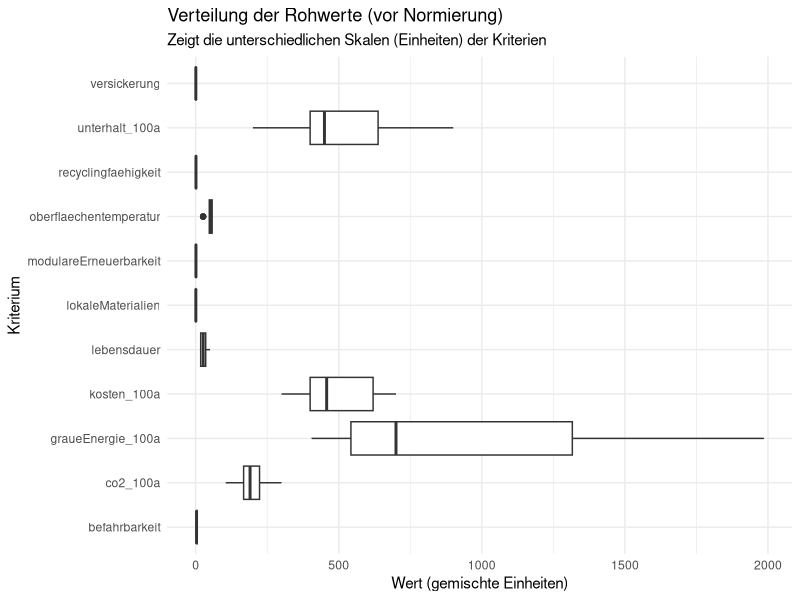
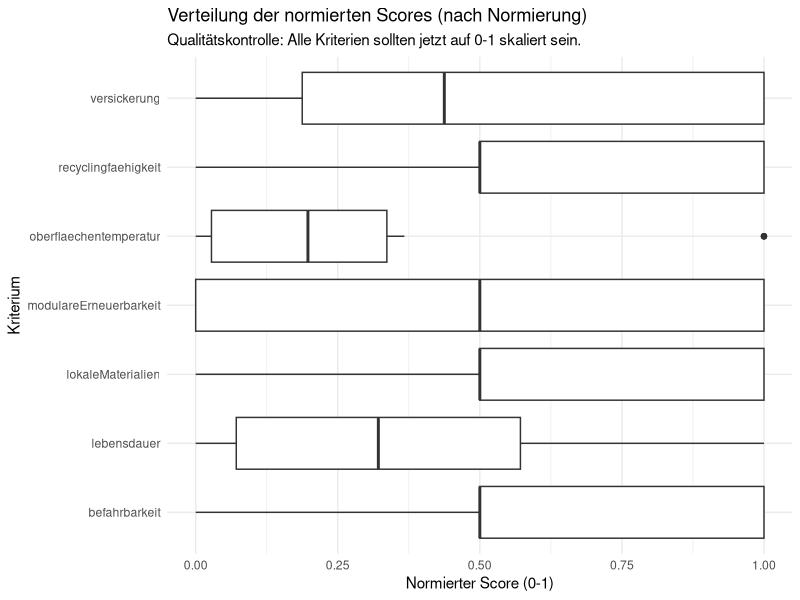
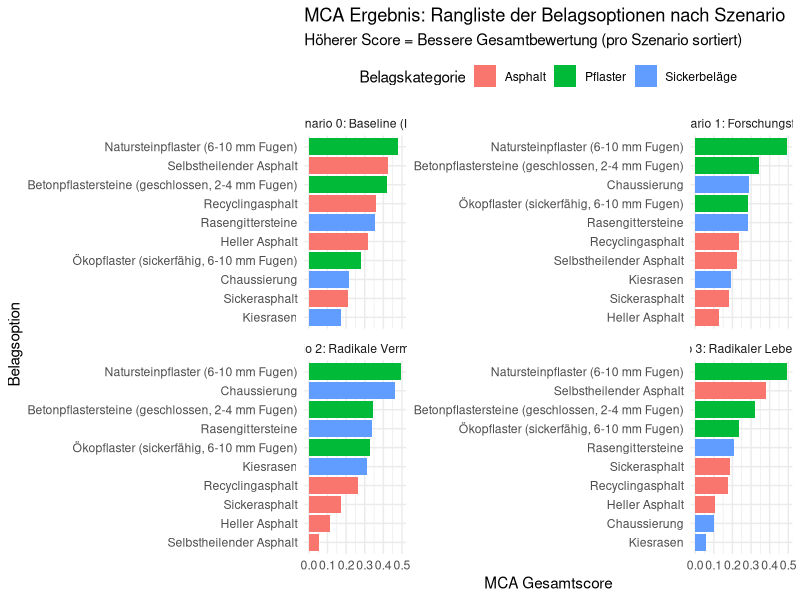
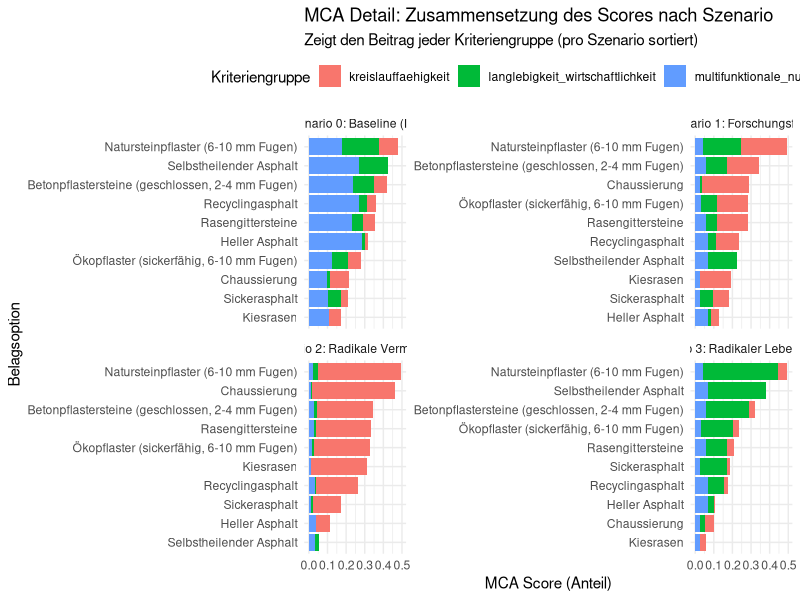
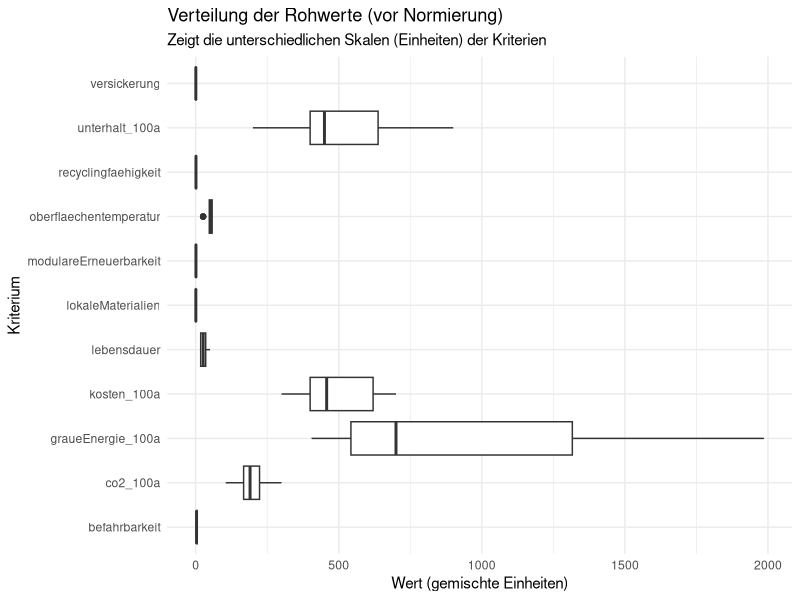
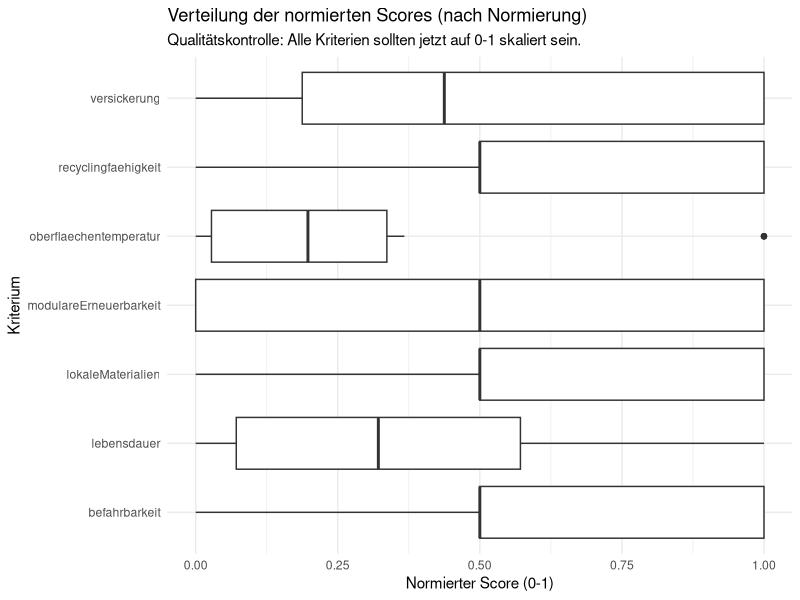
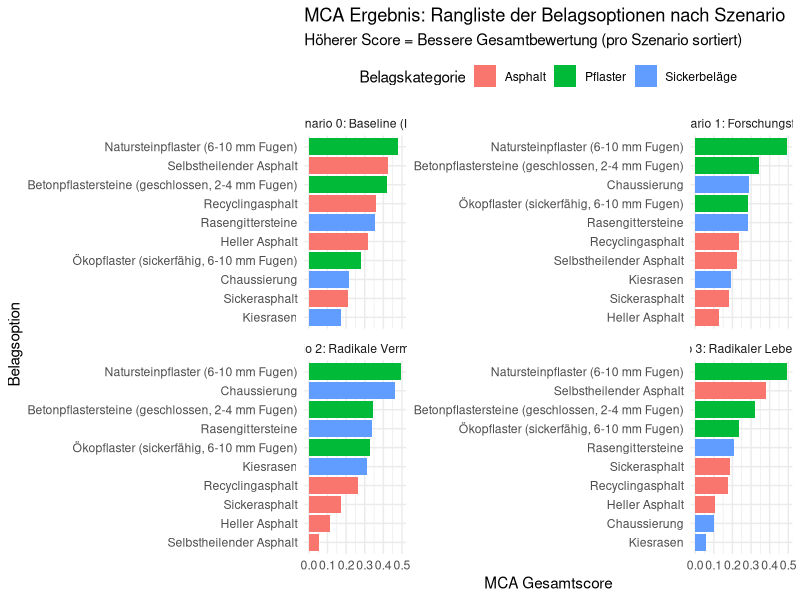
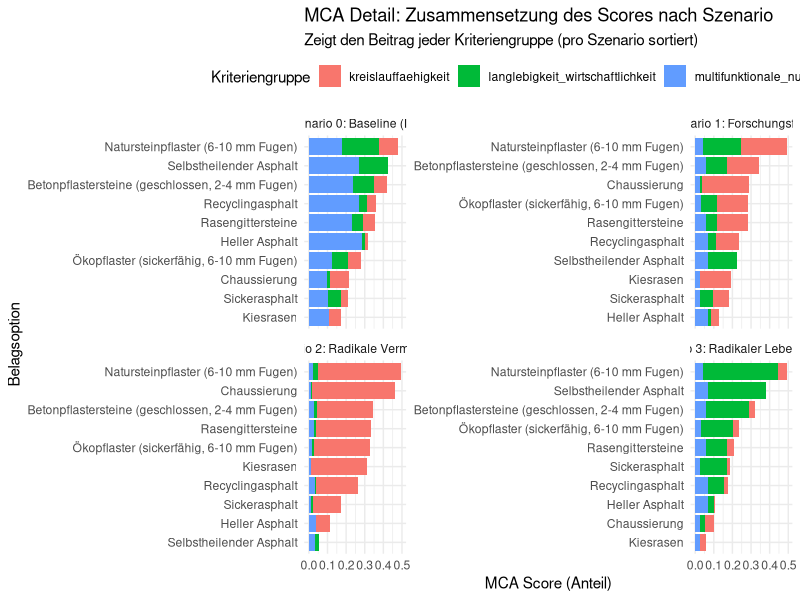

The R source for these figures, in order: (Note: this script raises an error after producing the figures.)
## ---- chunk 1

library(tidyverse)
library(readr)
library(ggplot2)
library(forcats)
library(tidytext)

## ---- chunk 2

## 1. Daten Importieren

# Liest die Rohdaten für die Beläge ein
df_belaege_raw <- read_delim(
  "01_data_input/Belaege_tidy.csv",
  delim = ";"
)

# Liest die Gewichtungen für alle vier Szenarien ein
weights_s0_raw <- read_delim(
  "01_data_input/Belaege_Gewichtung_Szenario0.csv",
  delim = ";"
)
weights_s1_raw <- read_delim(
  "01_data_input/Belaege_Gewichtung_Szenario1.csv",
  delim = ";"
)
weights_s2_raw <- read_delim(
  "01_data_input/Belaege_Gewichtung_Szenario2.csv",
  delim = ";"
)
weights_s3_raw <- read_delim(
  "01_data_input/Belaege_Gewichtung_Szenario3.csv",
  delim = ";"
)
## ---- chunk 3

# A. Bereinigung der Rohdaten (Belaege_normiert.csv)
df_belaege <- df_belaege_raw %>%
  select(belagskategorie, option, everything()) 

# B. Bereinigung der Gewichtungen (ALLE SZENARIEN)
# Wir fügen den Roh-Dateien die Szenario-Namen hinzu
df_weights_s0 <- weights_s0_raw %>%
  mutate(szenario = "Szenario 0: Baseline (IST)")
df_weights_s1 <- weights_s1_raw %>%
  mutate(szenario = "Szenario 1: Forschungsfokus")
df_weights_s2 <- weights_s2_raw %>%
  mutate(szenario = "Szenario 2: Radikale Vermeidung")
df_weights_s3 <- weights_s3_raw %>%
  mutate(szenario = "Szenario 3: Radikaler Lebenszyklus")

# Jetzt binden wir sie zu einer finalen Gewichtungs-Tabelle zusammen
df_weights <- bind_rows(df_weights_s0, df_weights_s1, df_weights_s2, df_weights_s3) %>%

# Berechne das Gesamtgewicht (gewicht) aus den Rohspalten,
mutate(
  gewicht = group_weight * within_group_weight
) %>%
 
# umbenennen für den Join
rename(
  bewertungskategorie = criterion_id
) %>%
  
# Auswählen der Spalten, die der Rest des Skripts braucht
select(szenario, bewertungskategorie, gewicht, group_id)

print(df_weights, n = 48)

## ---- chunk 4
# 3.1 Wide-to-Long: Transformation der Rohdaten
# Ziel: Die Kriterien-Spalten (z.B. lebensdauer, kosten) in Zeilen umwandeln,
# damit sie mit der Gewichtungstabelle verknüpft werden kann.

df_belaege_long <- df_belaege %>%
  pivot_longer(
    # Auswahl aller Spalten
    cols = c(lebensdauer, versickerung, oberflaechentemperatur, 
             befahrbarkeit, recyclingfaehigkeit, 
             lokaleMaterialien, modulareErneuerbarkeit, 
             kosten_100a, unterhalt_100a, co2_100a, graueEnergie_100a), 
    
    names_to = "bewertungskategorie", 
    values_to = "wert"
  )

# 3.2 JOIN: Verknüpfung der Long-Tabelle mit der Gewichtungstabelle
# Ziel: Jede Kriteriums-Zeile (z.B. "lebensdauer") mit ihrem 
# entsprechenden Gewicht (z.B. 0.1) anreichern.

df_belaege_joined <- df_belaege_long %>%
  # Verknüpft die 'df_belaege_long' (linke Tabelle) mit 'df_weights' (rechte Tabelle).
  # Die Verknüpfung ("der Schlüssel") ist die Spalte "bewertungskategorie",
  # die jetzt in beiden Tabellen identisch heisst.
  left_join(df_weights, by = "bewertungskategorie",# Diese Zeile sagt R, dass wir den Many-to-Many-Join erwarten
            relationship = "many-to-many" 
  )


## ---- chunk 5

# Boxplot der Rohwerte
plot_rohwerte <- ggplot(df_belaege_joined, aes(x = bewertungskategorie, y = wert)) +
  geom_boxplot() +
  # coord_flip() dreht die Achsen, damit die Namen lesbar sind
  coord_flip() +
  labs(
    title = "Verteilung der Rohwerte (vor Normierung)",
    subtitle = "Zeigt die unterschiedlichen Skalen (Einheiten) der Kriterien",
    x = "Kriterium",
    y = "Wert (gemischte Einheiten)"
  ) +
  theme_minimal()

print(plot_rohwerte)
ggsave("02_export/plots/check_01_rohwerte_verteilung.png", plot = plot_rohwerte, width = 10, height = 7)

## ---- chunk 6

# 5.1 Definieren, welche Kriterien 'schlechter' sind, wenn sie 'höher' sind

kriterien_lower_is_better <- c(
  "kosten_100a", 
  "unterhalt_100a", 
  "co2_100a", 
  "graueEnergie_100a",
  "oberflaechentemperatur" 
)

# 5.2 Min-Max-Skalierung (Normierung)
# Aufgeteilt in zwei Schritte für die Überprüfung

# Schritt 5.2a: Min/Max-Werte berechnen und in einer Zwischentabelle speichern
df_belaege_with_minmax <- df_belaege_joined %>%
  filter(!is.na(wert)) %>% # NAs im Wert ignorieren
  filter(!is.na(gewicht)) %>% # NAs im Gewicht ignorieren (wichtig!)
  group_by(bewertungskategorie) %>%
  # 1. Min und Max für jedes Kriterium finden
  mutate(
    min_wert = min(wert, na.rm = TRUE),
    max_wert = max(wert, na.rm = TRUE)
  ) %>%
  ungroup()

# Überprüfung der Min/Max-Werte: Erstellt eine kleine, saubere Tabelle, die nur die Min/Max-Werte zeigt
df_min_max_summary <- df_belaege_with_minmax %>%
  select(bewertungskategorie, min_wert, max_wert) %>%
  distinct() # Zeigt jede Kategorie nur einmal an

print("--- Min/Max-Werte pro Kriterium (für Normierung) ---")
print(df_min_max_summary)
# --------------------------------------------------------


# Schritt 5.2b: Skalierung auf 0-1 berechnen
# Wir nehmen die Tabelle aus 5.2a und rechnen weiter
df_belaege_normalized <- df_belaege_with_minmax %>%
  # 2. Skalieren auf 0-1
  mutate(
    # Sonderfall: Wenn Min und Max gleich sind (nur ein Wert), setze Score auf 1
    score_normiert = case_when(
      (max_wert - min_wert) == 0 ~ 1,
      
      # Normale Skalierung (higher is better), ! bedeutet NICHT in kriterien_lower_is_better Liste enthalten
      !(bewertungskategorie %in% kriterien_lower_is_better) ~ (wert - min_wert) / (max_wert - min_wert),
      
      # Invertierte Skalierung (lower is better)
      bewertungskategorie %in% kriterien_lower_is_better ~ 1 - ((wert - min_wert) / (max_wert - min_wert))
    )
  )

## ---- chunk 7
# Boxplot der normierten Scores
plot_normiert <- ggplot(df_belaege_normalized, aes(x = bewertungskategorie, y = score_normiert)) +
  geom_boxplot() +
  coord_flip() +
  # Setzt die Y-Achse fix auf 0 bis 1
  scale_y_continuous(limits = c(0, 1)) +
  labs(
    title = "Verteilung der normierten Scores (nach Normierung)",
    subtitle = "Qualitätskontrolle: Alle Kriterien sollten jetzt auf 0-1 skaliert sein.",
    x = "Kriterium",
    y = "Normierter Score (0-1)"
  ) +
  theme_minimal()

print(plot_normiert)
ggsave("02_export/plots/check_02_normierte_scores.png", plot = plot_normiert, width = 10, height = 7)
## ---- chunk 8

# 7.1 Berechnung des gewichteten Scores
# (Keine Änderung hier, 'gewicht' ist jetzt pro Szenario unterschiedlich)
df_mca_calculated <- df_belaege_normalized %>%
  mutate(
    MCA_score_kriterium = score_normiert * gewicht
  )

# 7.2 Aggregation 
# Wir gruppieren jetzt AUCH nach 'szenario'
df_mca_total <- df_mca_calculated %>%
  group_by(szenario, belagskategorie, option) %>% # <-- 'szenario' hinzugefügt
  summarise(
    MCA_gesamtscore = sum(MCA_score_kriterium, na.rm = TRUE)
  ) %>%
  ungroup() %>%
  # Wir sortieren erst nach Szenario, dann nach Score
  arrange(szenario, desc(MCA_gesamtscore)) 

# Anzeigen der Ergebnisse (jetzt 40 Zeilen, 10 pro Szenario)
print("--- MCA Gesamtergebnis (sortiert) ---")
print(df_mca_total, n = 40) # n=40, um alle Ergebnisse zu sehen

## ---- chunk 9
#| label: fig-mca-plots
#| fig.width: 14
#| fig.height: 12
#| out.width: "95%"
#| out.height: "auto"


# Plot 1: Gesamtergebnis (Ranking)
plot_mca_total <- ggplot(df_mca_total, 
       aes(x = MCA_gesamtscore, 
           y = tidytext::reorder_within(option, MCA_gesamtscore, szenario),
           fill = belagskategorie)) +
  geom_col() +
  tidytext::scale_y_reordered() +
  
  # facet_wrap erstellt automatisch ein 2x2 Grid für die 4 Szenarien
  facet_wrap(~ szenario, scales = "free_y") + 
  
  labs(
    title = "MCA Ergebnis: Rangliste der Belagsoptionen nach Szenario",
    subtitle = "Höherer Score = Bessere Gesamtbewertung (pro Szenario sortiert)",
    x = "MCA Gesamtscore",
    y = "Belagsoption",
    fill = "Belagskategorie"
  ) +
  theme_minimal() +
  theme(legend.position = "top")

print(plot_mca_total)
# --- ANGEPASSTE DIMENSIONEN (für 2x2 Grid) ---
ggsave("02_export/plots/mca_gesamtergebnis_alle_szenarien.png", 
       plot = plot_mca_total, width = 12, height = 10)
# --------------------------------------------

# Plot 2: Detail-Zusammensetzung (Gestapeltes Diagramm)
# 1. Daten vorbereiten 
df_mca_groups <- df_mca_calculated %>%
  group_by(szenario, belagskategorie, option, group_id) %>% 
  summarise(gruppen_score = sum(MCA_score_kriterium, na.rm = TRUE)) %>%
  ungroup() %>%
  left_join(df_mca_total, by = c("szenario", "belagskategorie", "option"))

# 2. Gestapeltes Diagramm plotten
plot_mca_stacked <- ggplot(df_mca_groups, 
       aes(x = gruppen_score, 
           y = tidytext::reorder_within(option, MCA_gesamtscore, szenario), 
           fill = group_id)) +
  geom_col(position = "stack") +
  tidytext::scale_y_reordered() +
  
  # facet_wrap erstellt automatisch ein 2x2 Grid
  facet_wrap(~ szenario, scales = "free_y") +
  
  labs(
    title = "MCA Detail: Zusammensetzung des Scores nach Szenario",
    subtitle = "Zeigt den Beitrag jeder Kriteriengruppe (pro Szenario sortiert)",
    x = "MCA Score (Anteil)",
    y = "Belagsoption",
    fill = "Kriteriengruppe"
  ) +
  theme_minimal() +
  theme(legend.position = "top")

print(plot_mca_stacked)
# --- ANGEPASSTE DIMENSIONEN (für 2x2 Grid) ---
ggsave("02_export/plots/mca_detail_gruppen_alle_szenarien.png", 
       plot = plot_mca_stacked, width = 14, height = 10)

## ---- chunk 10

# 1. Speichern der finalen MCA-Rangliste (alle 30 Zeilen)
write_csv2(
  df_mca_total,
  file = "02_export/tables/mca_rangliste_alle_szenarien.csv"
)

# 2. Speichern der kompletten Berechnungs-Details (alle 360+ Zeilen)
write_csv2(
  df_mca_calculated,
  file = "02_export/tables/mca_details_berechnung_alle_szenarien.csv"
)
